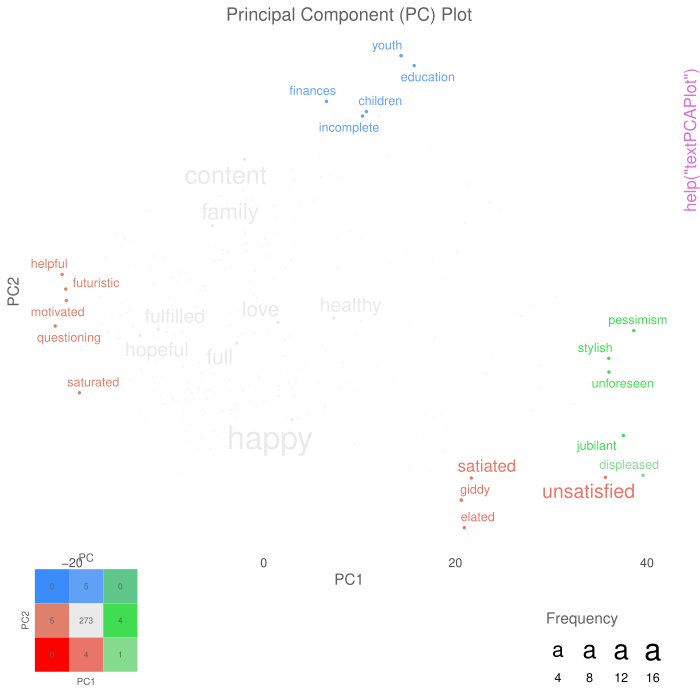

Write R code to recreate this figure.
pkgname <- "text"
source(file.path(R.home("share"), "R", "examples-header.R"))
options(warn = 1)
base::assign(".ExTimings", "text-Ex.timings", pos = 'CheckExEnv')
base::cat("name\tuser\tsystem\telapsed\n", file=base::get(".ExTimings", pos = 'CheckExEnv'))
base::assign(".format_ptime",
function(x) {
  if(!is.na(x[4L])) x[1L] <- x[1L] + x[4L]
  if(!is.na(x[5L])) x[2L] <- x[2L] + x[5L]
  options(OutDec = '.')
  format(x[1L:3L], digits = 7L)
},
pos = 'CheckExEnv')

### * </HEADER>
library('text')

base::assign(".oldSearch", base::search(), pos = 'CheckExEnv')
base::assign(".old_wd", base::getwd(), pos = 'CheckExEnv')
cleanEx()
nameEx("textCentrality")
### * textCentrality

flush(stderr()); flush(stdout())

base::assign(".ptime", proc.time(), pos = "CheckExEnv")
### Name: textCentrality
### Title: Semantic similarity score between single words' and an
###   aggregated word embeddings
### Aliases: textCentrality

### ** Examples

# Computes the semantic similarity between the individual word embeddings (Iwe)
# in the "harmonywords" column of the pre-installed dataset: Language_based_assessment_data_8,
# and the aggregated word embedding (Awe).
# The Awe can be interpreted the latent meaning of the text.

## Not run: 
##D df_for_plotting <- textCentrality(
##D   words = Language_based_assessment_data_8["harmonywords"],
##D   word_embeddings = word_embeddings_4$texts$harmonywords,
##D   word_types_embeddings = word_embeddings_4$word_types
##D )
##D 
##D # df_for_plotting contain variables (e.g., semantic similarity, frequencies) for
##D # the individual words that are used for plotting by the textCentralityPlot function.
## End(Not run)



base::assign(".dptime", (proc.time() - get(".ptime", pos = "CheckExEnv")), pos = "CheckExEnv")
base::cat("textCentrality", base::get(".format_ptime", pos = 'CheckExEnv')(get(".dptime", pos = "CheckExEnv")), "\n", file=base::get(".ExTimings", pos = 'CheckExEnv'), append=TRUE, sep="\t")
cleanEx()
nameEx("textCentralityPlot")
### * textCentralityPlot

flush(stderr()); flush(stdout())

base::assign(".ptime", proc.time(), pos = "CheckExEnv")
### Name: textCentralityPlot
### Title: Plots words from textCentrality()
### Aliases: textCentralityPlot

### ** Examples

# Plot a centrality plot from the dataframe df_for_plotting
# that is returned by the textCentrality function.
## Not run: 
##D textCentralityPlot(
##D   df_for_plotting,
##D   min_freq_words_test = 1,
##D   plot_n_word_extreme = 10,
##D   plot_n_word_frequency = 10,
##D   plot_n_words_middle = 10,
##D   titles_color = "#61605e",
##D   x_axes = "central_semantic_similarity",
##D   title_top = "Semantic Centrality Plot",
##D   x_axes_label = "Semantic Centrality",
##D   scale_x_axes_lim = NULL,
##D   scale_y_axes_lim = NULL,
##D   word_font = NULL,
##D   centrality_color_codes = c("#EAEAEA", "#85DB8E", "#398CF9", "#9e9d9d"),
##D   word_size_range = c(3, 8),
##D   position_jitter_hight = 0,
##D   position_jitter_width = 0.03,
##D   point_size = 0.5,
##D   arrow_transparency = 0.1,
##D   points_without_words_size = 0.5,
##D   points_without_words_alpha = 0.5,
##D   legend_title = "SC",
##D   legend_x_axes_label = "x",
##D   legend_x_position = 0.02,
##D   legend_y_position = 0.02,
##D   legend_h_size = 0.2,
##D   legend_w_size = 0.2,
##D   legend_title_size = 7,
##D   legend_number_size = 2,
##D   seed = 1007
##D )
## End(Not run)




base::assign(".dptime", (proc.time() - get(".ptime", pos = "CheckExEnv")), pos = "CheckExEnv")
base::cat("textCentralityPlot", base::get(".format_ptime", pos = 'CheckExEnv')(get(".dptime", pos = "CheckExEnv")), "\n", file=base::get(".ExTimings", pos = 'CheckExEnv'), append=TRUE, sep="\t")
cleanEx()
nameEx("textDescriptives")
### * textDescriptives

flush(stderr()); flush(stdout())

base::assign(".ptime", proc.time(), pos = "CheckExEnv")
### Name: textDescriptives
### Title: Compute descriptive statistics of character variables.
### Aliases: textDescriptives

### ** Examples

## Not run: 
##D textDescriptives(Language_based_assessment_data_8[1:2])
## End(Not run)



base::assign(".dptime", (proc.time() - get(".ptime", pos = "CheckExEnv")), pos = "CheckExEnv")
base::cat("textDescriptives", base::get(".format_ptime", pos = 'CheckExEnv')(get(".dptime", pos = "CheckExEnv")), "\n", file=base::get(".ExTimings", pos = 'CheckExEnv'), append=TRUE, sep="\t")
cleanEx()
nameEx("textDimName")
### * textDimName

flush(stderr()); flush(stdout())

base::assign(".ptime", proc.time(), pos = "CheckExEnv")
### Name: textDimName
### Title: Change dimension names
### Aliases: textDimName

### ** Examples

## No test: 
# Note that dimensions are called Dim1_harmonytexts etc.
word_embeddings_4$texts$harmonytexts

# Change to just Dim
w_e_T <- textDimName(word_embeddings_4$texts["harmonytexts"],
  dim_names = FALSE
)

# Change back to include the original name
w_e_F <- textDimName(w_e_T, dim_names = TRUE)

# Change and add a custom name
w_e_custom <- textDimName(w_e_T, dim_names = TRUE, name = "CustomName")
## End(No test)



base::assign(".dptime", (proc.time() - get(".ptime", pos = "CheckExEnv")), pos = "CheckExEnv")
base::cat("textDimName", base::get(".format_ptime", pos = 'CheckExEnv')(get(".dptime", pos = "CheckExEnv")), "\n", file=base::get(".ExTimings", pos = 'CheckExEnv'), append=TRUE, sep="\t")
cleanEx()
nameEx("textDistance")
### * textDistance

flush(stderr()); flush(stdout())

base::assign(".ptime", proc.time(), pos = "CheckExEnv")
### Name: textDistance
### Title: Semantic distance
### Aliases: textDistance

### ** Examples

# Compute the semantic distance score between the embeddings
# from "harmonytext" and "satisfactiontext".

## Not run: 
##D distance_scores <- textDistance(
##D   x = word_embeddings_4$texts$harmonytext,
##D   y = word_embeddings_4$texts$satisfactiontext
##D )
##D 
##D # Show information about how distance_scores were constructed.
##D 
##D comment(distance_scores)
## End(Not run)



base::assign(".dptime", (proc.time() - get(".ptime", pos = "CheckExEnv")), pos = "CheckExEnv")
base::cat("textDistance", base::get(".format_ptime", pos = 'CheckExEnv')(get(".dptime", pos = "CheckExEnv")), "\n", file=base::get(".ExTimings", pos = 'CheckExEnv'), append=TRUE, sep="\t")
cleanEx()
nameEx("textDistanceMatrix")
### * textDistanceMatrix

flush(stderr()); flush(stdout())

base::assign(".ptime", proc.time(), pos = "CheckExEnv")
### Name: textDistanceMatrix
### Title: Semantic distance across multiple word embeddings
### Aliases: textDistanceMatrix

### ** Examples

distance_scores <- textDistanceMatrix(word_embeddings_4$texts$harmonytext[1:3, ])
round(distance_scores, 3)



base::assign(".dptime", (proc.time() - get(".ptime", pos = "CheckExEnv")), pos = "CheckExEnv")
base::cat("textDistanceMatrix", base::get(".format_ptime", pos = 'CheckExEnv')(get(".dptime", pos = "CheckExEnv")), "\n", file=base::get(".ExTimings", pos = 'CheckExEnv'), append=TRUE, sep="\t")
cleanEx()
nameEx("textDistanceNorm")
### * textDistanceNorm

flush(stderr()); flush(stdout())

base::assign(".ptime", proc.time(), pos = "CheckExEnv")
### Name: textDistanceNorm
### Title: Semantic distance between a text variable and a word norm
### Aliases: textDistanceNorm

### ** Examples

## Not run: 
##D library(dplyr)
##D library(tibble)
##D harmonynorm <- c("harmony peace ")
##D satisfactionnorm <- c("satisfaction achievement")
##D 
##D norms <- tibble::tibble(harmonynorm, satisfactionnorm)
##D word_embeddings <- word_embeddings_4$texts
##D word_embeddings_wordnorm <- textEmbed(norms)
##D similarity_scores <- textDistanceNorm(
##D   word_embeddings$harmonytext,
##D   word_embeddings_wordnorm$harmonynorm
##D )
## End(Not run)



base::assign(".dptime", (proc.time() - get(".ptime", pos = "CheckExEnv")), pos = "CheckExEnv")
base::cat("textDistanceNorm", base::get(".format_ptime", pos = 'CheckExEnv')(get(".dptime", pos = "CheckExEnv")), "\n", file=base::get(".ExTimings", pos = 'CheckExEnv'), append=TRUE, sep="\t")
cleanEx()
nameEx("textDomainCompare")
### * textDomainCompare

flush(stderr()); flush(stdout())

base::assign(".ptime", proc.time(), pos = "CheckExEnv")
### Name: textDomainCompare
### Title: Compare two language domains
### Aliases: textDomainCompare

### ** Examples

## Not run: 
##D train_language <- textTokenizeAndCount(Language_based_assessment_data_8["harmonytexts"])
##D assess_language <- textTokenizeAndCount(Language_based_assessment_data_8["satisfactiontexts"])
##D textDomainCompare(train_language, assess_language)
## End(Not run)



base::assign(".dptime", (proc.time() - get(".ptime", pos = "CheckExEnv")), pos = "CheckExEnv")
base::cat("textDomainCompare", base::get(".format_ptime", pos = 'CheckExEnv')(get(".dptime", pos = "CheckExEnv")), "\n", file=base::get(".ExTimings", pos = 'CheckExEnv'), append=TRUE, sep="\t")
cleanEx()
nameEx("textEmbed")
### * textEmbed

flush(stderr()); flush(stdout())

base::assign(".ptime", proc.time(), pos = "CheckExEnv")
### Name: textEmbed
### Title: textEmbed() extracts layers and aggregate them to word
###   embeddings, for all character variables in a given dataframe.
### Aliases: textEmbed

### ** Examples

# Automatically transforms the characters in the example dataset:
# Language_based_assessment_data_8 (included in text-package), to embeddings.
## Not run: 
##D word_embeddings <- textEmbed(Language_based_assessment_data_8[1:2, 1:2],
##D   layers = 10:11,
##D   aggregation_from_layers_to_tokens = "concatenate",
##D   aggregation_from_tokens_to_texts = "mean",
##D   aggregation_from_tokens_to_word_types = "mean"
##D )
##D 
##D # Show information about how the embeddings were constructed.
##D comment(word_embeddings$texts$satisfactiontexts)
##D comment(word_embeddings$word_types)
##D comment(word_embeddings$tokens$satisfactiontexts)
##D 
##D # See how the word embeddings are structured.
##D word_embeddings
##D 
##D # Save the word embeddings to avoid having to embed the text again.
##D saveRDS(word_embeddings, "word_embeddings.rds")
##D 
##D # Retrieve the saved word embeddings.
##D word_embeddings <- readRDS("word_embeddings.rds")
## End(Not run)




base::assign(".dptime", (proc.time() - get(".ptime", pos = "CheckExEnv")), pos = "CheckExEnv")
base::cat("textEmbed", base::get(".format_ptime", pos = 'CheckExEnv')(get(".dptime", pos = "CheckExEnv")), "\n", file=base::get(".ExTimings", pos = 'CheckExEnv'), append=TRUE, sep="\t")
cleanEx()
nameEx("textEmbedLayerAggregation")
### * textEmbedLayerAggregation

flush(stderr()); flush(stdout())

base::assign(".ptime", proc.time(), pos = "CheckExEnv")
### Name: textEmbedLayerAggregation
### Title: Aggregate layers
### Aliases: textEmbedLayerAggregation

### ** Examples

# Aggregate the hidden states from textEmbedRawLayers
# to create a word embedding representing the entire text.
# This is achieved by concatenating layer 11 and 12.
## Not run: 
##D word_embedding <- textEmbedLayerAggregation(
##D   imf_embeddings_11_12$context_tokens,
##D   layers = 11:12,
##D   aggregation_from_layers_to_tokens = "concatenate",
##D   aggregation_from_tokens_to_texts = "mean"
##D )
##D 
##D # Examine word_embedding
##D word_embedding
## End(Not run)



base::assign(".dptime", (proc.time() - get(".ptime", pos = "CheckExEnv")), pos = "CheckExEnv")
base::cat("textEmbedLayerAggregation", base::get(".format_ptime", pos = 'CheckExEnv')(get(".dptime", pos = "CheckExEnv")), "\n", file=base::get(".ExTimings", pos = 'CheckExEnv'), append=TRUE, sep="\t")
cleanEx()
nameEx("textEmbedRawLayers")
### * textEmbedRawLayers

flush(stderr()); flush(stdout())

base::assign(".ptime", proc.time(), pos = "CheckExEnv")
### Name: textEmbedRawLayers
### Title: Extract layers of hidden states
### Aliases: textEmbedRawLayers

### ** Examples

# Get hidden states of layer 11 and 12 for "I am fine".
## Not run: 
##D imf_embeddings_11_12 <- textEmbedRawLayers(
##D   "I am fine",
##D   layers = 11:12
##D )
##D 
##D # Show hidden states of layer 11 and 12.
##D imf_embeddings_11_12
## End(Not run)



base::assign(".dptime", (proc.time() - get(".ptime", pos = "CheckExEnv")), pos = "CheckExEnv")
base::cat("textEmbedRawLayers", base::get(".format_ptime", pos = 'CheckExEnv')(get(".dptime", pos = "CheckExEnv")), "\n", file=base::get(".ExTimings", pos = 'CheckExEnv'), append=TRUE, sep="\t")
cleanEx()
nameEx("textEmbedReduce")
### * textEmbedReduce

flush(stderr()); flush(stdout())

base::assign(".ptime", proc.time(), pos = "CheckExEnv")
### Name: textEmbedReduce
### Title: Pre-trained dimension reduction (experimental)
### Aliases: textEmbedReduce

### ** Examples

## Not run: 
##D embeddings <- textEmbedReduce(word_embeddings_4$texts)
## End(Not run)



base::assign(".dptime", (proc.time() - get(".ptime", pos = "CheckExEnv")), pos = "CheckExEnv")
base::cat("textEmbedReduce", base::get(".format_ptime", pos = 'CheckExEnv')(get(".dptime", pos = "CheckExEnv")), "\n", file=base::get(".ExTimings", pos = 'CheckExEnv'), append=TRUE, sep="\t")
cleanEx()
nameEx("textFineTuneDomain")
### * textFineTuneDomain

flush(stderr()); flush(stdout())

base::assign(".ptime", proc.time(), pos = "CheckExEnv")
### Name: textFineTuneDomain
### Title: Domain Adapted Pre-Training (EXPERIMENTAL - under development)
### Aliases: textFineTuneDomain

### ** Examples

## Not run: 
##D textFineTuneDomain(text_data)
## End(Not run)



base::assign(".dptime", (proc.time() - get(".ptime", pos = "CheckExEnv")), pos = "CheckExEnv")
base::cat("textFineTuneDomain", base::get(".format_ptime", pos = 'CheckExEnv')(get(".dptime", pos = "CheckExEnv")), "\n", file=base::get(".ExTimings", pos = 'CheckExEnv'), append=TRUE, sep="\t")
cleanEx()
nameEx("textFineTuneTask")
### * textFineTuneTask

flush(stderr()); flush(stdout())

base::assign(".ptime", proc.time(), pos = "CheckExEnv")
### Name: textFineTuneTask
### Title: Task Adapted Pre-Training (EXPERIMENTAL - under development)
### Aliases: textFineTuneTask

### ** Examples

## Not run: 
##D textFineTuneTask(text_outcome_data)
## End(Not run)



base::assign(".dptime", (proc.time() - get(".ptime", pos = "CheckExEnv")), pos = "CheckExEnv")
base::cat("textFineTuneTask", base::get(".format_ptime", pos = 'CheckExEnv')(get(".dptime", pos = "CheckExEnv")), "\n", file=base::get(".ExTimings", pos = 'CheckExEnv'), append=TRUE, sep="\t")
cleanEx()
nameEx("textGeneration")
### * textGeneration

flush(stderr()); flush(stdout())

base::assign(".ptime", proc.time(), pos = "CheckExEnv")
### Name: textGeneration
### Title: Text generation
### Aliases: textGeneration

### ** Examples

## No test: 
# generated_text <- textGeneration("The meaning of life is")
# generated_text
## End(No test)



base::assign(".dptime", (proc.time() - get(".ptime", pos = "CheckExEnv")), pos = "CheckExEnv")
base::cat("textGeneration", base::get(".format_ptime", pos = 'CheckExEnv')(get(".dptime", pos = "CheckExEnv")), "\n", file=base::get(".ExTimings", pos = 'CheckExEnv'), append=TRUE, sep="\t")
cleanEx()
nameEx("textLBAM")
### * textLBAM

flush(stderr()); flush(stdout())

base::assign(".ptime", proc.time(), pos = "CheckExEnv")
### Name: textLBAM
### Title: The LBAM library
### Aliases: textLBAM

### ** Examples

## Not run: 
##D library(dplyr)
##D test_lbam <- textLBAM(
##D   lbam_update = TRUE
##D )
##D subset(
##D   lbam,
##D   substr(Construct_Concept_Behaviours, 1, 3) == "Dep",
##D   select = c(Construct_Concept_Behaviours, Name)
##D )
##D 
## End(Not run)



base::assign(".dptime", (proc.time() - get(".ptime", pos = "CheckExEnv")), pos = "CheckExEnv")
base::cat("textLBAM", base::get(".format_ptime", pos = 'CheckExEnv')(get(".dptime", pos = "CheckExEnv")), "\n", file=base::get(".ExTimings", pos = 'CheckExEnv'), append=TRUE, sep="\t")
cleanEx()
nameEx("textModelLayers")
### * textModelLayers

flush(stderr()); flush(stdout())

base::assign(".ptime", proc.time(), pos = "CheckExEnv")
### Name: textModelLayers
### Title: Number of layers
### Aliases: textModelLayers

### ** Examples

## Not run: 
##D textModelLayers(target_model = "bert-base-uncased")
## End(Not run)



base::assign(".dptime", (proc.time() - get(".ptime", pos = "CheckExEnv")), pos = "CheckExEnv")
base::cat("textModelLayers", base::get(".format_ptime", pos = 'CheckExEnv')(get(".dptime", pos = "CheckExEnv")), "\n", file=base::get(".ExTimings", pos = 'CheckExEnv'), append=TRUE, sep="\t")
cleanEx()
nameEx("textModels")
### * textModels

flush(stderr()); flush(stdout())

base::assign(".ptime", proc.time(), pos = "CheckExEnv")
### Name: textModels
### Title: Check downloaded, available models.
### Aliases: textModels

### ** Examples

## Not run: 
##D textModels()
## End(Not run)



base::assign(".dptime", (proc.time() - get(".ptime", pos = "CheckExEnv")), pos = "CheckExEnv")
base::cat("textModels", base::get(".format_ptime", pos = 'CheckExEnv')(get(".dptime", pos = "CheckExEnv")), "\n", file=base::get(".ExTimings", pos = 'CheckExEnv'), append=TRUE, sep="\t")
cleanEx()
nameEx("textModelsRemove")
### * textModelsRemove

flush(stderr()); flush(stdout())

base::assign(".ptime", proc.time(), pos = "CheckExEnv")
### Name: textModelsRemove
### Title: Delete a specified model
### Aliases: textModelsRemove

### ** Examples

## Not run: 
##D textModelsRemove("name-of-model-to-delete")
## End(Not run)



base::assign(".dptime", (proc.time() - get(".ptime", pos = "CheckExEnv")), pos = "CheckExEnv")
base::cat("textModelsRemove", base::get(".format_ptime", pos = 'CheckExEnv')(get(".dptime", pos = "CheckExEnv")), "\n", file=base::get(".ExTimings", pos = 'CheckExEnv'), append=TRUE, sep="\t")
cleanEx()
nameEx("textNER")
### * textNER

flush(stderr()); flush(stdout())

base::assign(".ptime", proc.time(), pos = "CheckExEnv")
### Name: textNER
### Title: Named Entity Recognition. (experimental)
### Aliases: textNER

### ** Examples

## No test: 
# ner_example <- textNER("Arnes plays football with Daniel")
# ner_example
## End(No test)



base::assign(".dptime", (proc.time() - get(".ptime", pos = "CheckExEnv")), pos = "CheckExEnv")
base::cat("textNER", base::get(".format_ptime", pos = 'CheckExEnv')(get(".dptime", pos = "CheckExEnv")), "\n", file=base::get(".ExTimings", pos = 'CheckExEnv'), append=TRUE, sep="\t")
cleanEx()
nameEx("textPCA")
### * textPCA

flush(stderr()); flush(stdout())

base::assign(".ptime", proc.time(), pos = "CheckExEnv")
### Name: textPCA
### Title: textPCA()
### Aliases: textPCA

### ** Examples

## Not run: 
##D # Data
##D df_for_plotting2d <- textPCA(
##D   words = Language_based_assessment_data_8$harmonywords,
##D   word_types_embeddings = word_embeddings_4$word_types
##D )
##D df_for_plotting2d
## End(Not run)



base::assign(".dptime", (proc.time() - get(".ptime", pos = "CheckExEnv")), pos = "CheckExEnv")
base::cat("textPCA", base::get(".format_ptime", pos = 'CheckExEnv')(get(".dptime", pos = "CheckExEnv")), "\n", file=base::get(".ExTimings", pos = 'CheckExEnv'), append=TRUE, sep="\t")
cleanEx()
nameEx("textPCAPlot")
### * textPCAPlot

flush(stderr()); flush(stdout())

base::assign(".ptime", proc.time(), pos = "CheckExEnv")
### Name: textPCAPlot
### Title: textPCAPlot
### Aliases: textPCAPlot

### ** Examples

# The test-data included in the package is called: DP_projections_HILS_SWLS_100

# Supervised Dimension Projection Plot
principle_component_plot_projection <- textPCAPlot(PC_projections_satisfactionwords_40)
principle_component_plot_projection

names(DP_projections_HILS_SWLS_100)



base::assign(".dptime", (proc.time() - get(".ptime", pos = "CheckExEnv")), pos = "CheckExEnv")
base::cat("textPCAPlot", base::get(".format_ptime", pos = 'CheckExEnv')(get(".dptime", pos = "CheckExEnv")), "\n", file=base::get(".ExTimings", pos = 'CheckExEnv'), append=TRUE, sep="\t")
cleanEx()
nameEx("textPlot")
### * textPlot

flush(stderr()); flush(stdout())

base::assign(".ptime", proc.time(), pos = "CheckExEnv")
### Name: textPlot
### Title: Plot words
### Aliases: textPlot

### ** Examples

# The test-data included in the package is called: DP_projections_HILS_SWLS_100

# Supervised Dimension Projection Plot
plot_projection <- textPlot(
  word_data = DP_projections_HILS_SWLS_100,
  k_n_words_to_test = FALSE,
  min_freq_words_test = 1,
  plot_n_words_square = 3,
  plot_n_words_p = 3,
  plot_n_word_extreme = 1,
  plot_n_word_frequency = 1,
  plot_n_words_middle = 1,
  y_axes = FALSE,
  p_alpha = 0.05,
  title_top = "Supervised Dimension Projection (SDP)",
  x_axes_label = "Low vs. High HILS score",
  y_axes_label = "Low vs. High SWLS score",
  p_adjust_method = "bonferroni",
  scale_y_axes_lim = NULL
)
plot_projection

names(DP_projections_HILS_SWLS_100)



base::assign(".dptime", (proc.time() - get(".ptime", pos = "CheckExEnv")), pos = "CheckExEnv")
base::cat("textPlot", base::get(".format_ptime", pos = 'CheckExEnv')(get(".dptime", pos = "CheckExEnv")), "\n", file=base::get(".ExTimings", pos = 'CheckExEnv'), append=TRUE, sep="\t")
cleanEx()
nameEx("textPredict")
### * textPredict

flush(stderr()); flush(stdout())

base::assign(".ptime", proc.time(), pos = "CheckExEnv")
### Name: textPredict
### Title: textPredict, textAssess and textClassify
### Aliases: textPredict textAssess textClassify

### ** Examples

## Not run: 
##D 
##D # Text data from Language_based_assessment_data_8
##D text_to_predict <- "I am not in harmony in my life as much as I would like to be."
##D 
##D # Example 1: (predict using pre-made embeddings and an R model-object)
##D prediction1 <- textPredict(
##D   model_info = trained_model,
##D   word_embeddings_4$texts$satisfactiontexts
##D )
##D 
##D # Example 2: (predict using a pretrained github model)
##D prediction2 <- textPredict(
##D   texts = text_to_predict,
##D   model_info = "https://github.com/CarlViggo/pretrained-models/raw/main/trained_hils_model.RDS"
##D )
##D 
##D # Example 3: (predict using a pretrained logistic github model and return
##D # probabilities and classifications)
##D prediction3 <- textPredict(
##D   texts = text_to_predict,
##D   model_info = "https://github.com/CarlViggo/pretrained-models/raw/main/
##D   trained_github_model_logistic.RDS",
##D   type = "class_prob",
##D   threshold = 0.7
##D )
##D 
##D # Example 4: (predict from texts using a pretrained model stored in an osf project)
##D prediction4 <- textPredict(
##D   texts = text_to_predict,
##D   model_info = "https://osf.io/8fp7v"
##D )
##D ##### Automatic implicit motive coding section ######
##D 
##D # Create example dataset
##D implicit_motive_data <- dplyr::mutate(.data = Language_based_assessment_data_8,
##D participant_id = dplyr::row_number())
##D 
##D # Code implicit motives.
##D implicit_motives <- textPredict(
##D   texts = implicit_motive_data$satisfactiontexts,
##D   model_info = "implicit_power_roberta_large_L23_v1",
##D   participant_id = implicit_motive_data$participant_id,
##D   dataset_to_merge_assessments = implicit_motive_data
##D )
##D 
##D # Examine results
##D implicit_motives$sentence_predictions
##D implicit_motives$person_predictions
## End(Not run)

## Not run: 
##D # Examine the correlation between the predicted values and
##D # the Satisfaction with life scale score (pre-included in text).
##D 
##D psych::corr.test(
##D   predictions1$word_embeddings__ypred,
##D   Language_based_assessment_data_8$swlstotal
##D )
## End(Not run)



base::assign(".dptime", (proc.time() - get(".ptime", pos = "CheckExEnv")), pos = "CheckExEnv")
base::cat("textPredict", base::get(".format_ptime", pos = 'CheckExEnv')(get(".dptime", pos = "CheckExEnv")), "\n", file=base::get(".ExTimings", pos = 'CheckExEnv'), append=TRUE, sep="\t")
cleanEx()
nameEx("textPredictAll")
### * textPredictAll

flush(stderr()); flush(stdout())

base::assign(".ptime", proc.time(), pos = "CheckExEnv")
### Name: textPredictAll
### Title: Predict from several models, selecting the correct input
### Aliases: textPredictAll

### ** Examples

## No test: 
# x <- Language_based_assessment_data_8[1:2, 1:2]
# word_embeddings_with_layers <- textEmbedLayersOutput(x, layers = 11:12)
## End(No test)



base::assign(".dptime", (proc.time() - get(".ptime", pos = "CheckExEnv")), pos = "CheckExEnv")
base::cat("textPredictAll", base::get(".format_ptime", pos = 'CheckExEnv')(get(".dptime", pos = "CheckExEnv")), "\n", file=base::get(".ExTimings", pos = 'CheckExEnv'), append=TRUE, sep="\t")
cleanEx()
nameEx("textPredictTest")
### * textPredictTest

flush(stderr()); flush(stdout())

base::assign(".ptime", proc.time(), pos = "CheckExEnv")
### Name: textPredictTest
### Title: Significance testing for model prediction performance
### Aliases: textPredictTest

### ** Examples

# Example random data
y1 <- runif(10)
yhat1 <- runif(10)
y2 <- runif(10)
yhat2 <- runif(10)

boot_test <- textPredictTest(y1, y2, yhat1, yhat2)



base::assign(".dptime", (proc.time() - get(".ptime", pos = "CheckExEnv")), pos = "CheckExEnv")
base::cat("textPredictTest", base::get(".format_ptime", pos = 'CheckExEnv')(get(".dptime", pos = "CheckExEnv")), "\n", file=base::get(".ExTimings", pos = 'CheckExEnv'), append=TRUE, sep="\t")
cleanEx()
nameEx("textProjection")
### * textProjection

flush(stderr()); flush(stdout())

base::assign(".ptime", proc.time(), pos = "CheckExEnv")
### Name: textProjection
### Title: Supervised Dimension Projection
### Aliases: textProjection

### ** Examples

# Pre-processing data for plotting.
## Not run: 
##D df_for_plotting <- textProjection(
##D   words = Language_based_assessment_data_8$harmonywords,
##D   word_embeddings = word_embeddings_4$texts$harmonywords,
##D   word_types_embeddings = word_embeddings_4$word_types,
##D   x = Language_based_assessment_data_8$hilstotal,
##D   split = "mean",
##D   Npermutations = 10,
##D   n_per_split = 1
##D )
##D # Run df_for_plotting to examine result.
##D df_for_plotting
## End(Not run)



base::assign(".dptime", (proc.time() - get(".ptime", pos = "CheckExEnv")), pos = "CheckExEnv")
base::cat("textProjection", base::get(".format_ptime", pos = 'CheckExEnv')(get(".dptime", pos = "CheckExEnv")), "\n", file=base::get(".ExTimings", pos = 'CheckExEnv'), append=TRUE, sep="\t")
cleanEx()
nameEx("textProjectionPlot")
### * textProjectionPlot

flush(stderr()); flush(stdout())

base::assign(".ptime", proc.time(), pos = "CheckExEnv")
### Name: textProjectionPlot
### Title: Plot Supervised Dimension Projection
### Aliases: textProjectionPlot

### ** Examples

# The test-data included in the package is called: DP_projections_HILS_SWLS_100.
# The dataframe created by textProjection can also be used as input-data.

# Supervised Dimension Projection Plot
plot_projection <- textProjectionPlot(
  word_data = DP_projections_HILS_SWLS_100,
  k_n_words_to_test = FALSE,
  min_freq_words_test = 1,
  plot_n_words_square = 3,
  plot_n_words_p = 3,
  plot_n_word_extreme = 1,
  plot_n_word_frequency = 1,
  plot_n_words_middle = 1,
  y_axes = FALSE,
  p_alpha = 0.05,
  title_top = "Supervised Dimension Projection (SDP)",
  x_axes_label = "Low vs. High HILS score",
  y_axes_label = "Low vs. High SWLS score",
  p_adjust_method = "bonferroni",
  scale_y_axes_lim = NULL
)

plot_projection

# Investigate elements in DP_projections_HILS_SWLS_100.
names(DP_projections_HILS_SWLS_100)



base::assign(".dptime", (proc.time() - get(".ptime", pos = "CheckExEnv")), pos = "CheckExEnv")
base::cat("textProjectionPlot", base::get(".format_ptime", pos = 'CheckExEnv')(get(".dptime", pos = "CheckExEnv")), "\n", file=base::get(".ExTimings", pos = 'CheckExEnv'), append=TRUE, sep="\t")
cleanEx()
nameEx("textQA")
### * textQA

flush(stderr()); flush(stdout())

base::assign(".ptime", proc.time(), pos = "CheckExEnv")
### Name: textQA
### Title: Question Answering. (experimental)
### Aliases: textQA

### ** Examples

## No test: 
#   qa_examples <- textQA(question = "Which colour have trees?",
#     context = "Trees typically have leaves, are mostly green and like water.")
## End(No test)



base::assign(".dptime", (proc.time() - get(".ptime", pos = "CheckExEnv")), pos = "CheckExEnv")
base::cat("textQA", base::get(".format_ptime", pos = 'CheckExEnv')(get(".dptime", pos = "CheckExEnv")), "\n", file=base::get(".ExTimings", pos = 'CheckExEnv'), append=TRUE, sep="\t")
cleanEx()
nameEx("textSimilarity")
### * textSimilarity

flush(stderr()); flush(stdout())

base::assign(".ptime", proc.time(), pos = "CheckExEnv")
### Name: textSimilarity
### Title: Semantic Similarity
### Aliases: textSimilarity

### ** Examples

# Compute the semantic similarity between the embeddings from "harmonytext" and "satisfactiontext".
## Not run: 
##D similarity_scores <- textSimilarity(
##D   x = word_embeddings_4$texts$harmonytext,
##D   y = word_embeddings_4$texts$satisfactiontext
##D )
##D 
##D # Show information about how similarity_scores were constructed.
##D comment(similarity_scores)
## End(Not run)



base::assign(".dptime", (proc.time() - get(".ptime", pos = "CheckExEnv")), pos = "CheckExEnv")
base::cat("textSimilarity", base::get(".format_ptime", pos = 'CheckExEnv')(get(".dptime", pos = "CheckExEnv")), "\n", file=base::get(".ExTimings", pos = 'CheckExEnv'), append=TRUE, sep="\t")
cleanEx()
nameEx("textSimilarityMatrix")
### * textSimilarityMatrix

flush(stderr()); flush(stdout())

base::assign(".ptime", proc.time(), pos = "CheckExEnv")
### Name: textSimilarityMatrix
### Title: Semantic similarity across multiple word embeddings
### Aliases: textSimilarityMatrix

### ** Examples

similarity_scores <- textSimilarityMatrix(word_embeddings_4$texts$harmonytext[1:3, ])
round(similarity_scores, 3)



base::assign(".dptime", (proc.time() - get(".ptime", pos = "CheckExEnv")), pos = "CheckExEnv")
base::cat("textSimilarityMatrix", base::get(".format_ptime", pos = 'CheckExEnv')(get(".dptime", pos = "CheckExEnv")), "\n", file=base::get(".ExTimings", pos = 'CheckExEnv'), append=TRUE, sep="\t")
cleanEx()
nameEx("textSimilarityNorm")
### * textSimilarityNorm

flush(stderr()); flush(stdout())

base::assign(".ptime", proc.time(), pos = "CheckExEnv")
### Name: textSimilarityNorm
### Title: Semantic similarity between a text variable and a word norm
### Aliases: textSimilarityNorm

### ** Examples

## Not run: 
##D library(dplyr)
##D library(tibble)
##D harmonynorm <- c("harmony peace ")
##D satisfactionnorm <- c("satisfaction achievement")
##D 
##D norms <- tibble::tibble(harmonynorm, satisfactionnorm)
##D word_embeddings <- word_embeddings_4$texts
##D word_embeddings_wordnorm <- textEmbed(norms)
##D similarity_scores <- textSimilarityNorm(
##D   word_embeddings$harmonytext,
##D   word_embeddings_wordnorm$harmonynorm
##D )
## End(Not run)



base::assign(".dptime", (proc.time() - get(".ptime", pos = "CheckExEnv")), pos = "CheckExEnv")
base::cat("textSimilarityNorm", base::get(".format_ptime", pos = 'CheckExEnv')(get(".dptime", pos = "CheckExEnv")), "\n", file=base::get(".ExTimings", pos = 'CheckExEnv'), append=TRUE, sep="\t")
cleanEx()
nameEx("textSum")
### * textSum

flush(stderr()); flush(stdout())

base::assign(".ptime", proc.time(), pos = "CheckExEnv")
### Name: textSum
### Title: Summarize texts. (experimental)
### Aliases: textSum

### ** Examples

## No test: 
# sum_examples <- textSum(Language_based_assessment_data_8[1:2,1:2],
# min_length = 5L,
# max_length = 10L)
## End(No test)



base::assign(".dptime", (proc.time() - get(".ptime", pos = "CheckExEnv")), pos = "CheckExEnv")
base::cat("textSum", base::get(".format_ptime", pos = 'CheckExEnv')(get(".dptime", pos = "CheckExEnv")), "\n", file=base::get(".ExTimings", pos = 'CheckExEnv'), append=TRUE, sep="\t")
cleanEx()
nameEx("textTokenize")
### * textTokenize

flush(stderr()); flush(stdout())

base::assign(".ptime", proc.time(), pos = "CheckExEnv")
### Name: textTokenize
### Title: Tokenize text-variables
### Aliases: textTokenize

### ** Examples

## No test: 
# tokens <- textTokenize("hello are you?")
## End(No test)



base::assign(".dptime", (proc.time() - get(".ptime", pos = "CheckExEnv")), pos = "CheckExEnv")
base::cat("textTokenize", base::get(".format_ptime", pos = 'CheckExEnv')(get(".dptime", pos = "CheckExEnv")), "\n", file=base::get(".ExTimings", pos = 'CheckExEnv'), append=TRUE, sep="\t")
cleanEx()
nameEx("textTokenizeAndCount")
### * textTokenizeAndCount

flush(stderr()); flush(stdout())

base::assign(".ptime", proc.time(), pos = "CheckExEnv")
### Name: textTokenizeAndCount
### Title: Tokenize and count
### Aliases: textTokenizeAndCount

### ** Examples

## Not run: 
##D textTokenizeAndCount(Language_based_assessment_data_8["harmonytexts"])
## End(Not run)



base::assign(".dptime", (proc.time() - get(".ptime", pos = "CheckExEnv")), pos = "CheckExEnv")
base::cat("textTokenizeAndCount", base::get(".format_ptime", pos = 'CheckExEnv')(get(".dptime", pos = "CheckExEnv")), "\n", file=base::get(".ExTimings", pos = 'CheckExEnv'), append=TRUE, sep="\t")
cleanEx()
nameEx("textTopics")
### * textTopics

flush(stderr()); flush(stdout())

base::assign(".ptime", proc.time(), pos = "CheckExEnv")
### Name: textTopics
### Title: BERTopic
### Aliases: textTopics textBERTopics

### ** Examples

## Not run: 
##D res <- textTopics(
##D   data = Language_based_assessment_data_8,
##D   variable_name = "harmonytexts",
##D   embedding_model = "distilroberta",
##D   representation_model = "mmr",
##D   min_df = 3,
##D   save_dir = "bertopic_results"
##D )
##D 
## End(Not run)




base::assign(".dptime", (proc.time() - get(".ptime", pos = "CheckExEnv")), pos = "CheckExEnv")
base::cat("textTopics", base::get(".format_ptime", pos = 'CheckExEnv')(get(".dptime", pos = "CheckExEnv")), "\n", file=base::get(".ExTimings", pos = 'CheckExEnv'), append=TRUE, sep="\t")
cleanEx()
nameEx("textTrain")
### * textTrain

flush(stderr()); flush(stdout())

base::assign(".ptime", proc.time(), pos = "CheckExEnv")
### Name: textTrain
### Title: Trains word embeddings
### Aliases: textTrain

### ** Examples

# Examines how well the embeddings from "harmonytext" can
# predict the numeric variable "hilstotal" in the pre-included
# dataset "Language_based_assessment_data_8".

## Not run: 
##D trained_model <- textTrain(
##D   x = word_embeddings_4$texts$harmonytext,
##D   y = Language_based_assessment_data_8$hilstotal
##D )
##D 
##D # Examine results (t-value, degree of freedom (df), p-value,
##D # alternative-hypothesis, confidence interval, correlation coefficient).
##D 
##D trained_model$results
## End(Not run)



base::assign(".dptime", (proc.time() - get(".ptime", pos = "CheckExEnv")), pos = "CheckExEnv")
base::cat("textTrain", base::get(".format_ptime", pos = 'CheckExEnv')(get(".dptime", pos = "CheckExEnv")), "\n", file=base::get(".ExTimings", pos = 'CheckExEnv'), append=TRUE, sep="\t")
cleanEx()
nameEx("textTrainLists")
### * textTrainLists

flush(stderr()); flush(stdout())

base::assign(".ptime", proc.time(), pos = "CheckExEnv")
### Name: textTrainLists
### Title: Train lists of word embeddings
### Aliases: textTrainLists

### ** Examples

# Examines how well the embeddings from Language_based_assessment_data_8 can
# predict the numerical numerical variables in Language_based_assessment_data_8.
# The training is done combination wise, i.e., correlations are tested pair wise,
# column: 1-5,1-6,2-5,2-6, resulting in a dataframe with four rows.

## Not run: 
##D word_embeddings <- word_embeddings_4$texts[1:2]
##D ratings_data <- Language_based_assessment_data_8[5:6]
##D 
##D trained_model <- textTrainLists(
##D   x = word_embeddings,
##D   y = ratings_data
##D )
##D 
##D # Examine results (t-value, degree of freedom (df), p-value,
##D # alternative-hypothesis, confidence interval, correlation coefficient).
##D 
##D trained_model$results
## End(Not run)




base::assign(".dptime", (proc.time() - get(".ptime", pos = "CheckExEnv")), pos = "CheckExEnv")
base::cat("textTrainLists", base::get(".format_ptime", pos = 'CheckExEnv')(get(".dptime", pos = "CheckExEnv")), "\n", file=base::get(".ExTimings", pos = 'CheckExEnv'), append=TRUE, sep="\t")
cleanEx()
nameEx("textTrainN")
### * textTrainN

flush(stderr()); flush(stdout())

base::assign(".ptime", proc.time(), pos = "CheckExEnv")
### Name: textTrainN
### Title: Cross-validated accuracies across sample-sizes
### Aliases: textTrainN

### ** Examples

# Compute correlations for 25%, 50%, 75% and 100% of the data in word_embeddings and perform
# cross-validation thrice.

## Not run: 
##D tibble_to_plot <- textTrainN(
##D   x = word_embeddings_4$texts$harmonytext,
##D   y = Language_based_assessment_data_8$hilstotal,
##D   sample_percents = c(25, 50, 75, 100),
##D   n_cross_val = 3
##D )
##D 
##D # tibble_to_plot contains correlation-coefficients for each cross_validation and
##D # standard deviation and mean value for each sample. The tibble can be plotted
##D # using the testTrainNPlot function.
##D 
##D # Examine tibble
##D tibble_to_plot
## End(Not run)



base::assign(".dptime", (proc.time() - get(".ptime", pos = "CheckExEnv")), pos = "CheckExEnv")
base::cat("textTrainN", base::get(".format_ptime", pos = 'CheckExEnv')(get(".dptime", pos = "CheckExEnv")), "\n", file=base::get(".ExTimings", pos = 'CheckExEnv'), append=TRUE, sep="\t")
cleanEx()
nameEx("textTrainNPlot")
### * textTrainNPlot

flush(stderr()); flush(stdout())

base::assign(".ptime", proc.time(), pos = "CheckExEnv")
### Name: textTrainNPlot
### Title: Plot cross-validated accuracies across sample sizes
### Aliases: textTrainNPlot

### ** Examples

# Plot cross-validated correlation coefficients across different sample-sizes from the object
# returned by the textTrainN function.

## Not run: 
##D # Plot the performance of a single model across different sample sizes
##D plot_object1 <- textTrainNPlot(
##D   train_data = tibble_to_plot,
##D   n_cross_val = 3,
##D   x_unit = "quantity"
##D )
##D 
##D # Visualize plot
##D plot_object1
##D 
##D # Plot the performance of several models across different sample sizes.
##D plot_object2 <- textTrainNPlot(train_data = list(object1, object2, object3),
##D                                n_cross_val = c(2,1,1),
##D                                line_color = c("","","#0000FF")) # "" gives the default settings.
##D # Visualize plot
##D plot_object2
## End(Not run)



base::assign(".dptime", (proc.time() - get(".ptime", pos = "CheckExEnv")), pos = "CheckExEnv")
base::cat("textTrainNPlot", base::get(".format_ptime", pos = 'CheckExEnv')(get(".dptime", pos = "CheckExEnv")), "\n", file=base::get(".ExTimings", pos = 'CheckExEnv'), append=TRUE, sep="\t")
cleanEx()
nameEx("textTrainRandomForest")
### * textTrainRandomForest

flush(stderr()); flush(stdout())

base::assign(".ptime", proc.time(), pos = "CheckExEnv")
### Name: textTrainRandomForest
### Title: Trains word embeddings usig random forest
### Aliases: textTrainRandomForest

### ** Examples

# Examines how well the embeddings from column "harmonywords" in
# Language_based_assessment_data_8 can binarily classify gender.

## Not run: 
##D trained_model <- textTrainRandomForest(
##D   x = word_embeddings_4$texts$harmonywords,
##D   y = as.factor(Language_based_assessment_data_8$gender),
##D   trees = c(1000, 1500),
##D   mtry = c(1), # this is short because of testing
##D   min_n = c(1), # this is short because of testing
##D   multi_cores = FALSE # This is FALSE due to CRAN testing and Windows machines.
##D )
##D 
##D 
##D # Examine results (t-value, degree of freedom (df), p-value,
##D # alternative-hypothesis, confidence interval, correlation coefficient).
##D 
##D trained_model$results
## End(Not run)



base::assign(".dptime", (proc.time() - get(".ptime", pos = "CheckExEnv")), pos = "CheckExEnv")
base::cat("textTrainRandomForest", base::get(".format_ptime", pos = 'CheckExEnv')(get(".dptime", pos = "CheckExEnv")), "\n", file=base::get(".ExTimings", pos = 'CheckExEnv'), append=TRUE, sep="\t")
cleanEx()
nameEx("textTrainRegression")
### * textTrainRegression

flush(stderr()); flush(stdout())

base::assign(".ptime", proc.time(), pos = "CheckExEnv")
### Name: textTrainRegression
### Title: Train word embeddings to a numeric variable.
### Aliases: textTrainRegression

### ** Examples

# Examines how well the embeddings from the column "harmonytext" can
# predict the numerical values in the column "hilstotal".

## Not run: 
##D trained_model <- textTrainRegression(
##D   x = word_embeddings_4$texts$harmonytext,
##D   y = Language_based_assessment_data_8$hilstotal,
##D   multi_cores = FALSE # This is FALSE due to CRAN testing and Windows machines.
##D )
##D 
##D # Examine results (t-value, degree of freedom (df), p-value, alternative-hypothesis,
##D # confidence interval, correlation coefficient).
##D 
##D trained_model$results
## End(Not run)



base::assign(".dptime", (proc.time() - get(".ptime", pos = "CheckExEnv")), pos = "CheckExEnv")
base::cat("textTrainRegression", base::get(".format_ptime", pos = 'CheckExEnv')(get(".dptime", pos = "CheckExEnv")), "\n", file=base::get(".ExTimings", pos = 'CheckExEnv'), append=TRUE, sep="\t")
cleanEx()
nameEx("textTranslate")
### * textTranslate

flush(stderr()); flush(stdout())

base::assign(".ptime", proc.time(), pos = "CheckExEnv")
### Name: textTranslate
### Title: Translation. (experimental)
### Aliases: textTranslate

### ** Examples

## No test: 
# translation_example <- text::textTranslate(
#  Language_based_assessment_data_8[1,1:2],
#  source_lang = "en",
#  target_lang = "fr",
#  model = "t5-base")
## End(No test)



base::assign(".dptime", (proc.time() - get(".ptime", pos = "CheckExEnv")), pos = "CheckExEnv")
base::cat("textTranslate", base::get(".format_ptime", pos = 'CheckExEnv')(get(".dptime", pos = "CheckExEnv")), "\n", file=base::get(".ExTimings", pos = 'CheckExEnv'), append=TRUE, sep="\t")
cleanEx()
nameEx("textWordPrediction")
### * textWordPrediction

flush(stderr()); flush(stdout())

base::assign(".ptime", proc.time(), pos = "CheckExEnv")
### Name: textWordPrediction
### Title: Compute word-level prediction scores and permutation-based
###   p-values
### Aliases: textWordPrediction

### ** Examples

## Not run: 
##D library(text)
##D 
##D # --- Step 1: embed the text column (word-type embeddings are needed)
##D embeddings <- textEmbed(
##D   Language_based_assessment_data_8["harmonywords"],
##D   aggregation_from_tokens_to_word_types = "mean"
##D )
##D 
##D # --- Step 2: run textWordPrediction
##D result <- textWordPrediction(
##D   words                 = Language_based_assessment_data_8$harmonywords,
##D   word_types_embeddings = embeddings$word_types,
##D   x                     = Language_based_assessment_data_8$hilstotal,
##D   n_permutations        = 10000
##D )
##D 
##D # --- Step 3: inspect word-level scores
##D result$word_data
## End(Not run)




base::assign(".dptime", (proc.time() - get(".ptime", pos = "CheckExEnv")), pos = "CheckExEnv")
base::cat("textWordPrediction", base::get(".format_ptime", pos = 'CheckExEnv')(get(".dptime", pos = "CheckExEnv")), "\n", file=base::get(".ExTimings", pos = 'CheckExEnv'), append=TRUE, sep="\t")
cleanEx()
nameEx("textZeroShot")
### * textZeroShot

flush(stderr()); flush(stdout())

base::assign(".ptime", proc.time(), pos = "CheckExEnv")
### Name: textZeroShot
### Title: Zero Shot Classification (Experimental)
### Aliases: textZeroShot

### ** Examples

## No test: 
# ZeroShot_example <- text::textZeroShot(sequences = c("I play football",
# "The forest is wonderful"),
# candidate_labels = c("sport", "nature", "research"),
# model = "facebook/bart-large-mnli")
## End(No test)



base::assign(".dptime", (proc.time() - get(".ptime", pos = "CheckExEnv")), pos = "CheckExEnv")
base::cat("textZeroShot", base::get(".format_ptime", pos = 'CheckExEnv')(get(".dptime", pos = "CheckExEnv")), "\n", file=base::get(".ExTimings", pos = 'CheckExEnv'), append=TRUE, sep="\t")
cleanEx()
nameEx("textrpp_install")
### * textrpp_install

flush(stderr()); flush(stdout())

base::assign(".ptime", proc.time(), pos = "CheckExEnv")
### Name: textrpp_install
### Title: Install text required python packages in conda or virtualenv
###   environment
### Aliases: textrpp_install textrpp_install_virtualenv

### ** Examples

## Not run: 
##D # install text required python packages in a miniconda environment (macOS and Linux)
##D textrpp_install(prompt = FALSE)
##D 
##D # install text required python packages to an existing conda environment
##D textrpp_install(conda = "~/anaconda/bin/")
## End(Not run)
## Not run: 
##D # install text required python packages in a virtual environment
##D textrpp_install_virtualenv()
## End(Not run)



base::assign(".dptime", (proc.time() - get(".ptime", pos = "CheckExEnv")), pos = "CheckExEnv")
base::cat("textrpp_install", base::get(".format_ptime", pos = 'CheckExEnv')(get(".dptime", pos = "CheckExEnv")), "\n", file=base::get(".ExTimings", pos = 'CheckExEnv'), append=TRUE, sep="\t")
### * <FOOTER>
###
cleanEx()
options(digits = 7L)
base::cat("Time elapsed: ", proc.time() - base::get("ptime", pos = 'CheckExEnv'),"\n")
grDevices::dev.off()
###
### Local variables: ***
### mode: outline-minor ***
### outline-regexp: "\\(> \\)?### [*]+" ***
### End: ***
quit('no')
